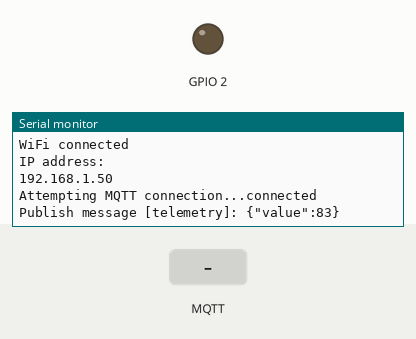
Simulated run of this sketch. Board: ESP8266 (NodeMCU). Parts: output pins drawn as LEDs (lit = HIGH), the last lines printed to the serial monitor. The inputs (shaded band) are chosen by the test bench. WiFi joins after 1.5 s; servers stay silent unless stated; random numbers use the default seed unless the sketch sets one; no MQTT or app messages arrive unless stated.

Above: at 2.7 s.
2.8 s: MQTT message "checkStatus" arrives on the first subscribed topic
At 3.8 s:
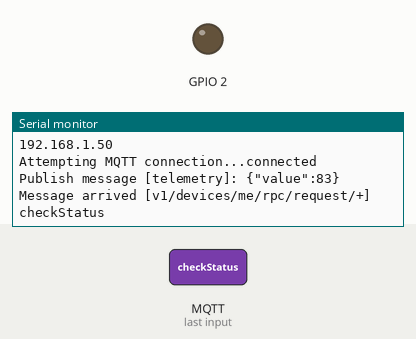
4.3 s: MQTT message "getTemperature1" arrives on the first subscribed topic
At 5.2 s:
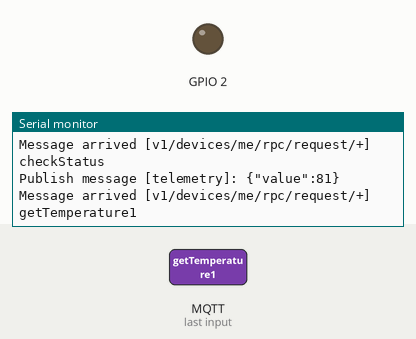
5.8 s: MQTT message "setLedStatus" arrives on the first subscribed topic
At 5.96 s:
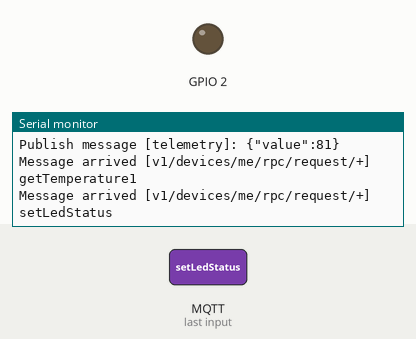
7.3 s: MQTT message "1" arrives on the first subscribed topic
At 7.9 s:
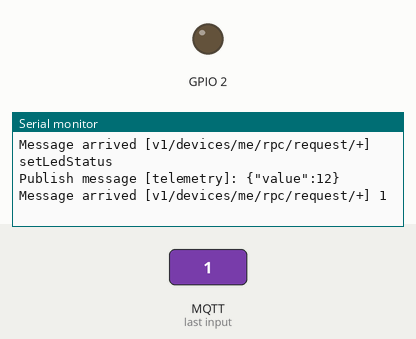
8.8 s: MQTT message "on" arrives on the first subscribed topic
At 9.8 s:
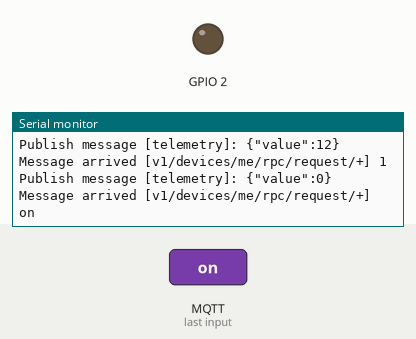
10.3 s: MQTT message "off" arrives on the first subscribed topic
At 11.0 s:
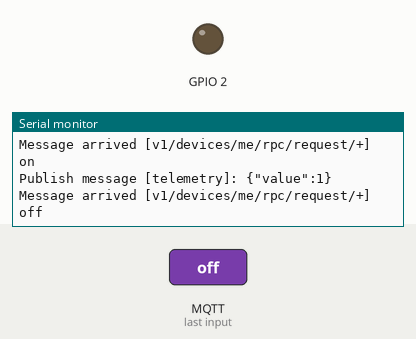
Timing chart, 0 to 12.8 s (numbered marks = the images above; inputs shaded):
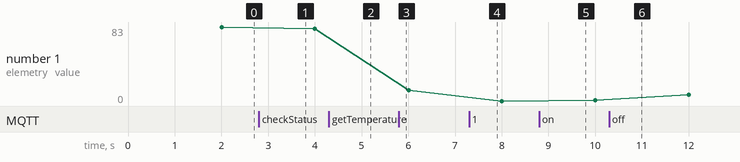

Measured:
- after the input at 2.8 s, the serial monitor: prints a new line at once (image 1)
- after the input at 4.3 s, the serial monitor: prints a new line at once (image 2)
- after the input at 5.8 s, the serial monitor: prints a new line at once (image 3)
- after the input at 7.3 s, the serial monitor: prints a new line at once (image 4)
- after the input at 8.8 s, the serial monitor: prints a new line at once (image 5)
- after the input at 10.3 s, the serial monitor: prints a new line at once (image 6)

The sketch:

ejemplo_mqtt_esp8266.ino
```cpp
/*
 Basic ESP8266 MQTT + Thingsboard Example
 Based on MQTT ESP8266 example
 Andres Ferragut
 ferragut@fi365.ort.edu.uy
*/

#include <ESP8266WiFi.h>
#include <PubSubClient.h>
#include <ArduinoJson.h>
#include <DallasTemperature.h>
#include <OneWire.h>

// Update these with values suitable for your network.
const char* ssid = "NOMBRE_WIFI";
const char* password = "PASS_WIFI";
const char* mqtt_server = "demo.thingsboard.io";
const char* token = "TOKEN_DEVICE";

OneWire temperatura(2);
DallasTemperature sensores(&temperatura);

// Connection objects
WiFiClient espClient;
PubSubClient client(espClient);

//timestamp of the last telemetry update
unsigned long lastMsg = 0;

//buffer sizes and messages
#define MSG_BUFFER_SIZE	(50)
char msg[MSG_BUFFER_SIZE];
char msg2[MSG_BUFFER_SIZE];

//json document to store incoming messages
DynamicJsonDocument incoming_message(256);

//Fake telemetry
int value = 0;

//Led state
boolean estado = false;

//Initiates WiFi Connection
void setup_wifi() {

  delay(10);
  // We start by connecting to a WiFi network
  Serial.println();
  Serial.print("Connecting to ");
  Serial.println(ssid);

  WiFi.mode(WIFI_STA);
  WiFi.begin(ssid, password);

  while (WiFi.status() != WL_CONNECTED) {
    delay(500);
    Serial.print(".");
  }

  randomSeed(micros());

  Serial.println("");
  Serial.println("WiFi connected");
  Serial.println("IP address: ");
  Serial.println(WiFi.localIP());
}

//This method is called whenever a MQTT message arrives. We must be prepared for any type of incoming message.
//We are subscribed to RPC Calls: v1/devices/me/rpc/request/+
void callback(char* topic, byte* payload, unsigned int length) {

  //log to console
  Serial.print("Message arrived [");
  Serial.print(topic);
  Serial.print("] ");
  for (int i = 0; i < length; i++) {
    Serial.print((char)payload[i]);
  }
  Serial.println();

  //convert topic to string to parse
  String _topic = String(topic);

  if (_topic.startsWith("v1/devices/me/rpc/request/")) {
    //We are in a request, check request number
    String _number = _topic.substring(26);

    //Read JSON Object
    deserializeJson(incoming_message, payload);
    String metodo = incoming_message["method"];

    if (metodo=="checkStatus") {  //Check device status. Expects a response to the same topic number with status=true.

      char outTopic[128];
      ("v1/devices/me/rpc/response/"+_number).toCharArray(outTopic,128);

      DynamicJsonDocument resp(256);
      resp["status"] = true;
      char buffer[256];
      serializeJson(resp, buffer);
      client.publish(outTopic, buffer);
    }
    if (metodo == "getTemperature1") {
        sensores.requestTemperatures(); // Request temperatures
        float temp1 = sensores.getTempCByIndex(0); // Sensor 1
        String dataJS = "{\"Temperatura 1\":" + String(temp1, 3) + "}";
        char json[100];
        dataJS.toCharArray(json, dataJS.length() + 1);
        client.publish("v1/devices/me/telemetry", json);
    } else if (metodo == "getTemperature2") {
        sensores.requestTemperatures(); // Request temperatures
        float temp2 = sensores.getTempCByIndex(1); // Assuming Sensor 2
        String dataJS = "{\"Temperatura 2\":" + String(temp2, 3) + "}";
        char json[100];
        dataJS.toCharArray(json, dataJS.length() + 1);
        client.publish("v1/devices/me/telemetry", json);
    } else if (metodo == "setLedStatus") {
        boolean estado = incoming_message["params"];
        if (estado) {
            digitalWrite(LED_BUILTIN, LOW); // Turn on led
        } else {
            digitalWrite(LED_BUILTIN, HIGH); // Turn off led
        }
        // Attribute update
        DynamicJsonDocument resp(256);
        resp["estado"] = estado;
        char buffer[256];
        serializeJson(resp, buffer);
        client.publish("v1/devices/me/attributes", buffer);
        Serial.print("Publish message [attribute]: ");
        Serial.println(buffer);
    }
  }
}

void reconnect() {
  // Loop until we're reconnected
  while (!client.connected()) {
    Serial.print("Attempting MQTT connection...");
    // Attempt to connect - client.connect(DEVICE_ID, TOKEN, TOKEN)
    if (client.connect("NODEMCU Nuevo", token, token )) {
      Serial.println("connected");
      // Once connected, subscribe to rpc topic
      client.subscribe("v1/devices/me/rpc/request/+");
    } else {
      Serial.print("failed, rc=");
      Serial.print(client.state());
      Serial.println(" try again in 5 seconds");
      // Wait 5 seconds before retrying
      delay(5000);
    }
  }
}

void setup() {
  pinMode(BUILTIN_LED, OUTPUT);     // Initialize the BUILTIN_LED pin as an output
  Serial.begin(115200);
  setup_wifi();
  client.setServer(mqtt_server, 1883);
  client.setCallback(callback);
  sensores.begin();
}

void loop() {

  if (!client.connected()) {
    reconnect();
  }
  client.loop();

  unsigned long now = millis();
  if (now - lastMsg > 2000) {
    lastMsg = now;
    value = random(100);

    //Send value as telemetry
    DynamicJsonDocument resp(256);
    resp["value"] = value;
    char buffer[256];
    serializeJson(resp, buffer);

    client.publish("v1/devices/me/telemetry", buffer);

    Serial.print("Publish message [telemetry]: ");
    Serial.println(buffer);

  }
}
```
